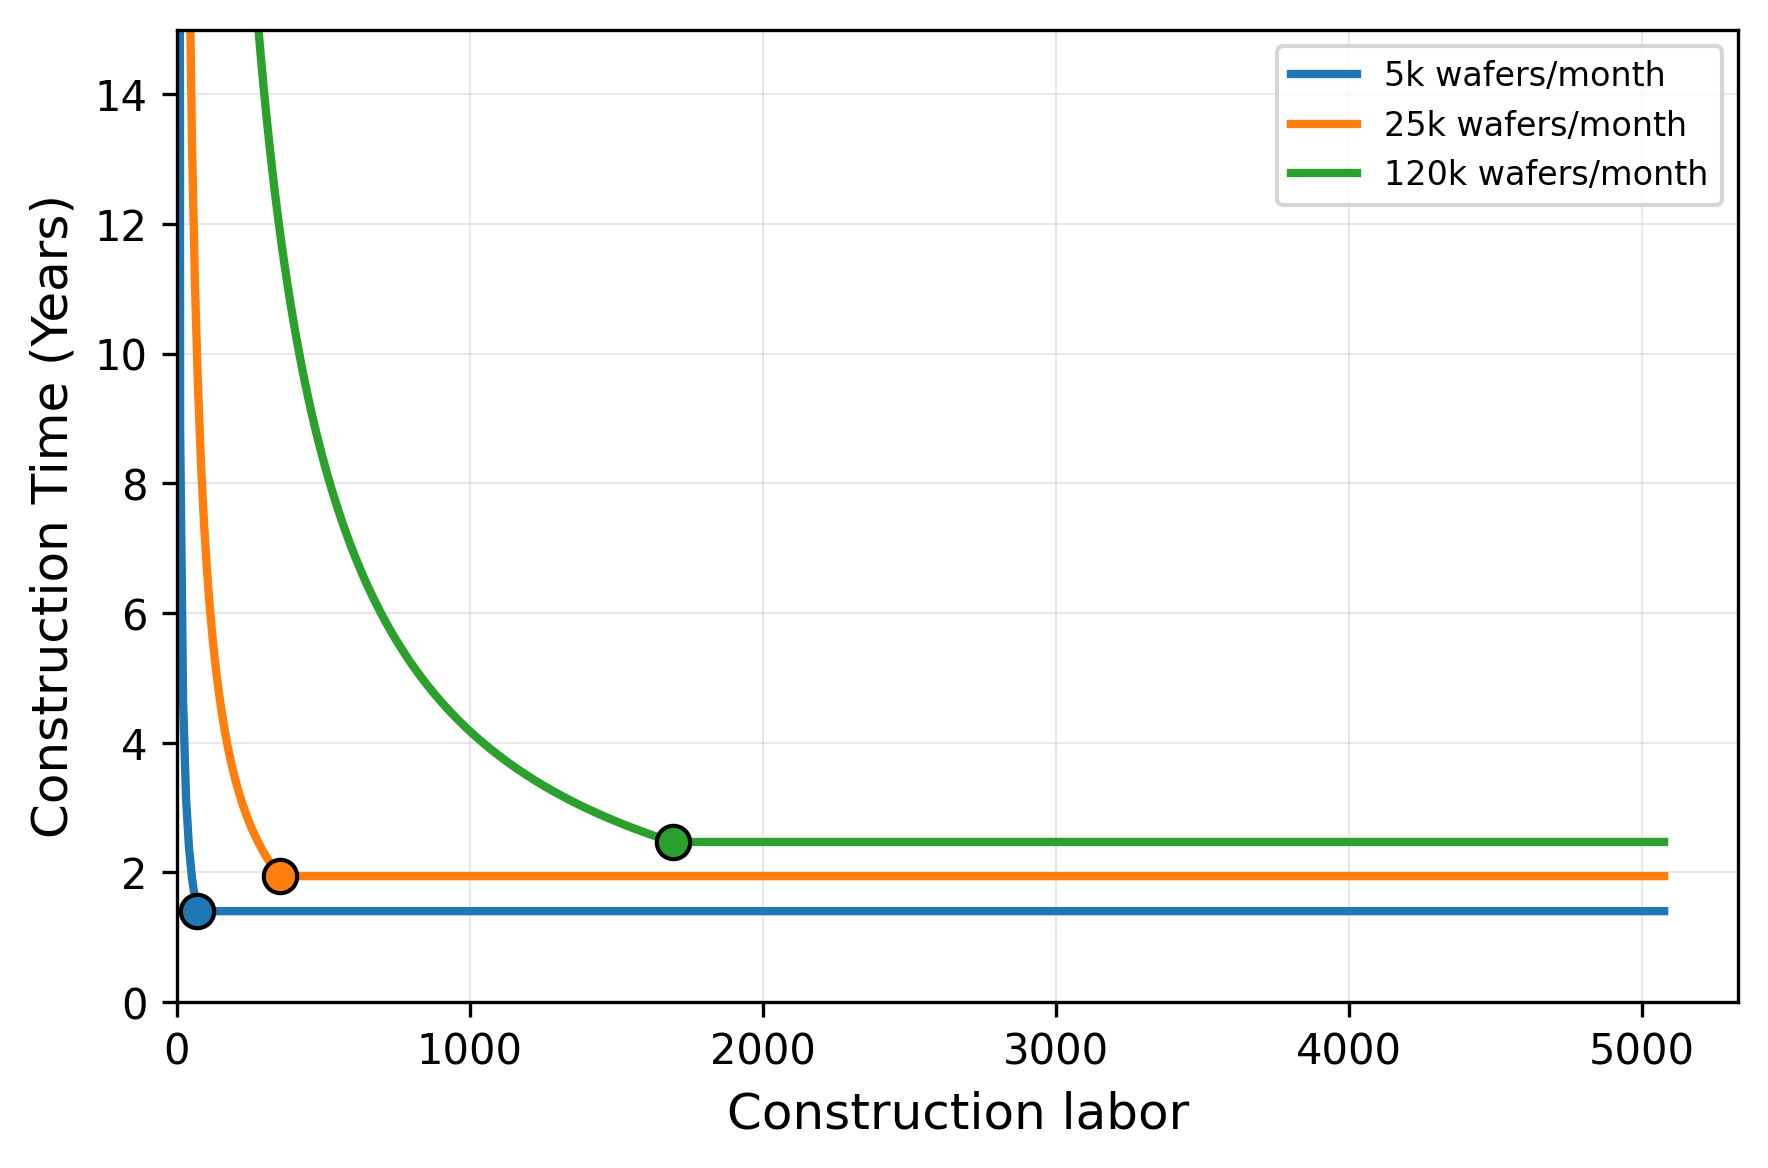

Source code (Python):
import matplotlib.pyplot as plt
import numpy as np

# Constants from the model
WORKERS_PER_BILLION_USD = 100  # Concurrent workers needed per $1B USD

# Regression coefficient from cost_of_fab_plot.py
# cost = alpha * capacity, where capacity is in wafers/month and cost is in billions USD
COST_PER_CAPACITY = 0.000141  # This should match the alpha from cost_of_fab_plot.py

# Regression coefficients from construction_time_plot.py (with concealment)
# construction_time = slope * log10(capacity) + intercept
# These are from the 1.5x adjusted relationship (with concealment)
SLOPE_CONCEALMENT = 0.773  # From z_concealment[0]
INTERCEPT_CONCEALMENT = -1.456  # From z_concealment[1]

def estimate_cost(capacity_wafers_per_month):
    """Estimate fab cost in billions USD based on production capacity"""
    return COST_PER_CAPACITY * capacity_wafers_per_month

def required_labor(capacity_wafers_per_month):
    """Calculate required concurrent workers for standard construction timeline"""
    cost_billion = estimate_cost(capacity_wafers_per_month)
    return WORKERS_PER_BILLION_USD * cost_billion

def baseline_construction_time(capacity_wafers_per_month):
    """
    Calculate baseline construction time in years based on capacity,
    using the adjusted relationship with concealment from construction_time_plot.py
    """
    log_capacity = np.log10(capacity_wafers_per_month)
    return SLOPE_CONCEALMENT * log_capacity + INTERCEPT_CONCEALMENT

def construction_time(capacity_wafers_per_month, actual_labor):
    """
    Calculate construction time in years based on labor supply.

    If labor < required: construction time increases proportionally
    If labor >= required: construction time stays at baseline (no speedup)
    """
    baseline_time = baseline_construction_time(capacity_wafers_per_month)
    req_labor = required_labor(capacity_wafers_per_month)

    if actual_labor < req_labor:
        # Understaffed: time increases proportionally
        return baseline_time * (req_labor / actual_labor)
    else:
        # Adequately staffed or overstaffed: time stays at baseline
        return baseline_time

# Define three different production capacities to plot
capacities = [5000, 25000, 120000]  # wafers per month
capacity_labels = ['5k wafers/month', '25k wafers/month', '120k wafers/month']
colors = ['#1f77b4', '#ff7f0e', '#2ca02c']

# Create labor range (0 to 3x the maximum required labor)
max_capacity = max(capacities)
max_required = required_labor(max_capacity)
labor_range = np.linspace(1, 3 * max_required, 500)

# Create figure
fig, ax = plt.subplots(1, 1, figsize=(6, 4))

# Plot construction time vs labor for each capacity
for capacity, label, color in zip(capacities, capacity_labels, colors):
    req_labor = required_labor(capacity)
    times = [construction_time(capacity, labor) for labor in labor_range]

    ax.plot(labor_range, times, linewidth=2, label=label, color=color)

    # Mark the required labor point
    baseline_time = construction_time(capacity, req_labor)
    ax.plot(req_labor, baseline_time, 'o', markersize=8, color=color,
            markeredgecolor='black', markeredgewidth=1)

# Note: No single horizontal baseline line since each capacity has different baseline time

ax.set_xlabel('Construction labor', fontsize=12)
ax.set_ylabel('Construction Time (Years)', fontsize=12)

# Set y-axis limit to show reasonable range
ax.set_ylim(bottom=0, top=15)
ax.set_xlim(left=0)
ax.grid(True, alpha=0.3, linestyle='-', linewidth=0.5)

ax.legend(loc='upper right', fontsize=8)

plt.tight_layout()
plt.savefig('construction_time_vs_labor.png', dpi=300, bbox_inches='tight')

print(f"Plot saved as 'construction_time_vs_labor.png'")
print(f"\nModel parameters:")
print(f"  Construction time relationship (with concealment):")
print(f"    y = {SLOPE_CONCEALMENT:.3f}*log10(capacity) + {INTERCEPT_CONCEALMENT:.3f}")
print(f"  Workers per $1B USD: {WORKERS_PER_BILLION_USD}")
print(f"  Cost coefficient: ${COST_PER_CAPACITY:.6f}B per wafer/month capacity")
print(f"\nRequired labor and baseline time for each capacity:")
for capacity, label in zip(capacities, capacity_labels):
    req = required_labor(capacity)
    cost = estimate_cost(capacity)
    baseline_time = baseline_construction_time(capacity)
    print(f"  {label}:")
    print(f"    Required workers: {req:.0f} (estimated cost: ${cost:.2f}B)")
    print(f"    Baseline construction time: {baseline_time:.2f} years")
